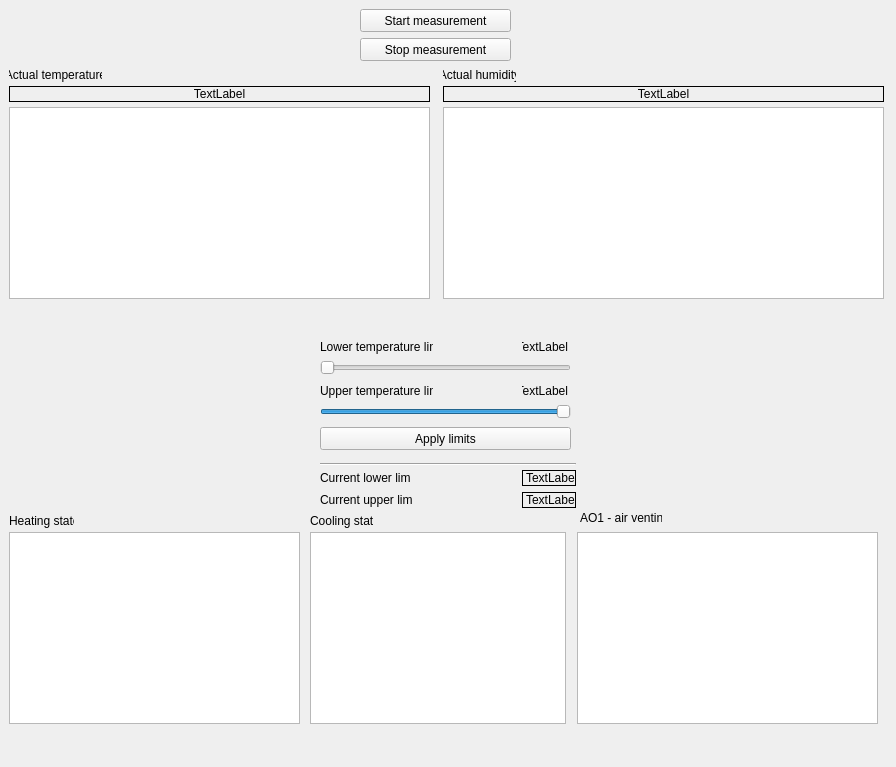
<?xml version="1.0" encoding="UTF-8"?>
<ui version="4.0">
 <class>frm_main</class>
 <widget class="QWidget" name="frm_main">
  <property name="geometry">
   <rect>
    <x>0</x>
    <y>0</y>
    <width>896</width>
    <height>767</height>
   </rect>
  </property>
  <property name="sizePolicy">
   <sizepolicy hsizetype="Fixed" vsizetype="Fixed">
    <horstretch>0</horstretch>
    <verstretch>0</verstretch>
   </sizepolicy>
  </property>
  <property name="minimumSize">
   <size>
    <width>896</width>
    <height>767</height>
   </size>
  </property>
  <property name="maximumSize">
   <size>
    <width>896</width>
    <height>767</height>
   </size>
  </property>
  <property name="windowTitle">
   <string>Sensor processor</string>
  </property>
  <widget class="QSlider" name="slider_lower">
   <property name="geometry">
    <rect>
     <x>320</x>
     <y>358</y>
     <width>251</width>
     <height>19</height>
    </rect>
   </property>
   <property name="minimum">
    <number>10</number>
   </property>
   <property name="maximum">
    <number>40</number>
   </property>
   <property name="orientation">
    <enum>Qt::Horizontal</enum>
   </property>
  </widget>
  <widget class="QSlider" name="slider_upper">
   <property name="geometry">
    <rect>
     <x>320</x>
     <y>402</y>
     <width>251</width>
     <height>19</height>
    </rect>
   </property>
   <property name="minimum">
    <number>10</number>
   </property>
   <property name="maximum">
    <number>40</number>
   </property>
   <property name="value">
    <number>40</number>
   </property>
   <property name="orientation">
    <enum>Qt::Horizontal</enum>
   </property>
   <property name="invertedAppearance">
    <bool>false</bool>
   </property>
  </widget>
  <widget class="Line" name="line">
   <property name="geometry">
    <rect>
     <x>320</x>
     <y>456</y>
     <width>256</width>
     <height>16</height>
    </rect>
   </property>
   <property name="orientation">
    <enum>Qt::Horizontal</enum>
   </property>
  </widget>
  <widget class="QLabel" name="lbl_lower_current_title">
   <property name="geometry">
    <rect>
     <x>320</x>
     <y>470</y>
     <width>91</width>
     <height>16</height>
    </rect>
   </property>
   <property name="text">
    <string>Current lower limit:</string>
   </property>
  </widget>
  <widget class="QLabel" name="lbl_set_lower">
   <property name="geometry">
    <rect>
     <x>522</x>
     <y>470</y>
     <width>54</width>
     <height>16</height>
    </rect>
   </property>
   <property name="frameShape">
    <enum>QFrame::Box</enum>
   </property>
   <property name="text">
    <string>TextLabel</string>
   </property>
  </widget>
  <widget class="QLabel" name="lbl_upper_current_title">
   <property name="geometry">
    <rect>
     <x>320</x>
     <y>492</y>
     <width>93</width>
     <height>16</height>
    </rect>
   </property>
   <property name="text">
    <string>Current upper limit:</string>
   </property>
  </widget>
  <widget class="QLabel" name="lbl_set_upper">
   <property name="geometry">
    <rect>
     <x>522</x>
     <y>492</y>
     <width>54</width>
     <height>16</height>
    </rect>
   </property>
   <property name="frameShape">
    <enum>QFrame::Box</enum>
   </property>
   <property name="text">
    <string>TextLabel</string>
   </property>
  </widget>
  <widget class="QLabel" name="lbl_act_lower">
   <property name="geometry">
    <rect>
     <x>522</x>
     <y>339</y>
     <width>46</width>
     <height>16</height>
    </rect>
   </property>
   <property name="text">
    <string>TextLabel</string>
   </property>
   <property name="alignment">
    <set>Qt::AlignRight|Qt::AlignTrailing|Qt::AlignVCenter</set>
   </property>
  </widget>
  <widget class="QLabel" name="lbl_act_upper">
   <property name="geometry">
    <rect>
     <x>522</x>
     <y>383</y>
     <width>46</width>
     <height>16</height>
    </rect>
   </property>
   <property name="text">
    <string>TextLabel</string>
   </property>
   <property name="alignment">
    <set>Qt::AlignRight|Qt::AlignTrailing|Qt::AlignVCenter</set>
   </property>
  </widget>
  <widget class="QPushButton" name="btn_Start">
   <property name="geometry">
    <rect>
     <x>360</x>
     <y>9</y>
     <width>151</width>
     <height>23</height>
    </rect>
   </property>
   <property name="text">
    <string>Start measurement</string>
   </property>
  </widget>
  <widget class="QPushButton" name="btn_Stop">
   <property name="geometry">
    <rect>
     <x>360</x>
     <y>38</y>
     <width>151</width>
     <height>23</height>
    </rect>
   </property>
   <property name="text">
    <string>Stop measurement</string>
   </property>
  </widget>
  <widget class="QLabel" name="lbl_Temp_Title">
   <property name="geometry">
    <rect>
     <x>9</x>
     <y>67</y>
     <width>93</width>
     <height>16</height>
    </rect>
   </property>
   <property name="text">
    <string>Actual temperature</string>
   </property>
   <property name="alignment">
    <set>Qt::AlignCenter</set>
   </property>
  </widget>
  <widget class="QLabel" name="lbl_Humidity_Title">
   <property name="geometry">
    <rect>
     <x>443</x>
     <y>67</y>
     <width>73</width>
     <height>16</height>
    </rect>
   </property>
   <property name="text">
    <string>Actual humidity</string>
   </property>
   <property name="alignment">
    <set>Qt::AlignCenter</set>
   </property>
  </widget>
  <widget class="QLabel" name="lbl_Temp_Value">
   <property name="geometry">
    <rect>
     <x>9</x>
     <y>86</y>
     <width>421</width>
     <height>16</height>
    </rect>
   </property>
   <property name="frameShape">
    <enum>QFrame::Box</enum>
   </property>
   <property name="text">
    <string>TextLabel</string>
   </property>
   <property name="alignment">
    <set>Qt::AlignCenter</set>
   </property>
  </widget>
  <widget class="QLabel" name="lbl_Humidity_Value">
   <property name="geometry">
    <rect>
     <x>443</x>
     <y>86</y>
     <width>441</width>
     <height>16</height>
    </rect>
   </property>
   <property name="frameShape">
    <enum>QFrame::Box</enum>
   </property>
   <property name="text">
    <string>TextLabel</string>
   </property>
   <property name="alignment">
    <set>Qt::AlignCenter</set>
   </property>
  </widget>
  <widget class="PlotWidget" name="gr_Temperature">
   <property name="geometry">
    <rect>
     <x>9</x>
     <y>107</y>
     <width>421</width>
     <height>192</height>
    </rect>
   </property>
   <property name="sizePolicy">
    <sizepolicy hsizetype="Expanding" vsizetype="Expanding">
     <horstretch>0</horstretch>
     <verstretch>0</verstretch>
    </sizepolicy>
   </property>
  </widget>
  <widget class="PlotWidget" name="gr_Humidity">
   <property name="geometry">
    <rect>
     <x>443</x>
     <y>107</y>
     <width>441</width>
     <height>192</height>
    </rect>
   </property>
   <property name="sizePolicy">
    <sizepolicy hsizetype="Expanding" vsizetype="Expanding">
     <horstretch>0</horstretch>
     <verstretch>0</verstretch>
    </sizepolicy>
   </property>
  </widget>
  <widget class="QLabel" name="lbl_Lower_Temp_Title">
   <property name="geometry">
    <rect>
     <x>320</x>
     <y>339</y>
     <width>113</width>
     <height>16</height>
    </rect>
   </property>
   <property name="text">
    <string>Lower temperature limit</string>
   </property>
  </widget>
  <widget class="QLabel" name="lbl_Upper_Temp_Title">
   <property name="geometry">
    <rect>
     <x>320</x>
     <y>383</y>
     <width>113</width>
     <height>16</height>
    </rect>
   </property>
   <property name="text">
    <string>Upper temperature limit</string>
   </property>
  </widget>
  <widget class="QPushButton" name="btn_Apply_Limit">
   <property name="enabled">
    <bool>true</bool>
   </property>
   <property name="geometry">
    <rect>
     <x>320</x>
     <y>427</y>
     <width>251</width>
     <height>23</height>
    </rect>
   </property>
   <property name="text">
    <string>Apply limits</string>
   </property>
  </widget>
  <widget class="QLabel" name="lbl_Heat_Title">
   <property name="geometry">
    <rect>
     <x>9</x>
     <y>513</y>
     <width>65</width>
     <height>16</height>
    </rect>
   </property>
   <property name="text">
    <string>Heating state</string>
   </property>
  </widget>
  <widget class="QLabel" name="lbl_Cooling">
   <property name="geometry">
    <rect>
     <x>310</x>
     <y>513</y>
     <width>63</width>
     <height>16</height>
    </rect>
   </property>
   <property name="text">
    <string>Cooling state</string>
   </property>
  </widget>
  <widget class="QLabel" name="lbl_Ao1">
   <property name="geometry">
    <rect>
     <x>580</x>
     <y>510</y>
     <width>82</width>
     <height>16</height>
    </rect>
   </property>
   <property name="text">
    <string>AO1 - air venting</string>
   </property>
  </widget>
  <widget class="PlotWidget" name="gr_Heat_State">
   <property name="geometry">
    <rect>
     <x>9</x>
     <y>532</y>
     <width>291</width>
     <height>192</height>
    </rect>
   </property>
  </widget>
  <widget class="PlotWidget" name="gr_Cooling_state">
   <property name="geometry">
    <rect>
     <x>310</x>
     <y>532</y>
     <width>256</width>
     <height>192</height>
    </rect>
   </property>
  </widget>
  <widget class="PlotWidget" name="gr_Venting">
   <property name="geometry">
    <rect>
     <x>577</x>
     <y>532</y>
     <width>301</width>
     <height>192</height>
    </rect>
   </property>
  </widget>
 </widget>
 <customwidgets>
  <customwidget>
   <class>PlotWidget</class>
   <extends>QGraphicsView</extends>
   <header location="global">pyqtgraph</header>
  </customwidget>
 </customwidgets>
 <resources/>
 <connections/>
</ui>
